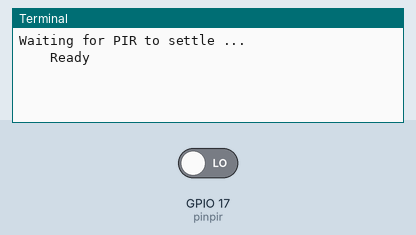
Recording of a program running on a simulated Raspberry Pi (BCM pin numbers). Shown: the last lines printed to the terminal. The test bench sets the inputs (shaded band); at power-on: GPIO 17 (pinpir) LOW. Web requests get an empty 200 reply after 0.4 s.

Above: at 1.2 s.
1.3 s: GPIO 17 (pinpir) driven HIGH
At 1.56 s:
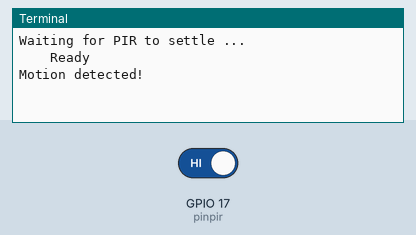
At 2.4 s:
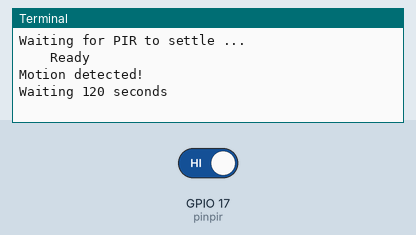

The program:

iftttpir.py
```python
#! /usr/bin/python

# Imports
import RPi.GPIO as GPIO
import time
import requests

# Set the GPIO naming convention
GPIO.setmode(GPIO.BCM)

# Turn off GPIO warnings
GPIO.setwarnings(False)

# Set a variable to hold the GPIO Pin identity
pinpir = 17

# Set GPIO pin as input
GPIO.setup(pinpir, GPIO.IN)

# Variables to hold the current and last states
currentstate = 0
previousstate = 0

try:
	print("Waiting for PIR to settle ...")

	# Loop until PIR output is 0
	while GPIO.input(pinpir) == 1:

		currentstate = 0

	print("    Ready")

	# Loop until users quits with CTRL-C
	while True:

		# Read PIR state
		currentstate = GPIO.input(pinpir)

		# If the PIR is triggered
		if currentstate == 1 and previousstate == 0:

			print("Motion detected!")

			# Your IFTTT URL with event name, key and json parameters (values)
			r = requests.post('https://maker.ifttt.com/trigger/motion_detected/with/key/REPLACE_WITH_YOUR_IFTTT', params={"value1":"none","value2":"none","value3":"none"})

			# Record new previous state
			previousstate = 1

			#Wait 120 seconds before looping again
			print("Waiting 120 seconds")
			time.sleep(120)

		# If the PIR has returned to ready state
		elif currentstate == 0 and previousstate == 1:

			print("Ready")
			previousstate = 0

		# Wait for 10 milliseconds
		time.sleep(0.01)

except KeyboardInterrupt:
	print("    Quit")

	# Reset GPIO settings
	GPIO.cleanup()
```

Measured:
- after the input at 1.3 s, the terminal: prints a new line at once (image 1)
